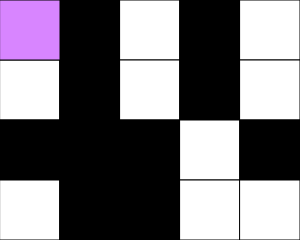
Frame 1 (no input)
Frame 60 (no input): identical to frame 1, image omitted
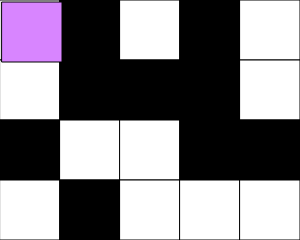
Frame 120 (the mouse pressed at the canvas centre since frame 60)

The p5.js sketch that drew these frames (run headless with seeded random() and noise() and a simulated clock; from frame 60 on, the mouse is pressed at the canvas centre):

// p5.js sketch
// ── sketch.js
// 2D array basics
// margarita
// Nov 3 
//

//0 (black) 255(white)
let csnumber = 1;


let grid = [
   [0, 0, 0, 0, 0],
   [255, 0,   255, 0,   255],
   [255, 255, 0,   255, 255],
   [0,   255, 0,   0,   0  ]
];
//row = y cols = x
let rows = grid.length;
let cols = grid[0].length;
let squareSize = 60;

function setup() {
  createCanvas(cols*squareSize, rows*squareSize);
  starting();

}

function draw() {
  background(220);
  renderGrid();
  print(getCurrentX(),getCurrentY());
  overlay(getCurrentX(), getCurrentY());
  if (allBlack() || allWhite()){
    fill(168, 23, 235);
    textSize(30);
    textAlign(CENTER, CENTER);
    text("you win !", width /2 , height /2);
  }
}

function keyPressed(){
  if (key === " "){
    csnumber ++;
  }
}

function mousePressed(){
  //flip current tile 
  //upgrade: only do this if the mouse is on canva
  let x = getCurrentX();
  let y = getCurrentY();

  //always: flip the "focused" tile
  //5 clorchange 

  //flip(x, y);

  if (keyIsDown(SHIFT) ){
    flip(x, y);
  
  }
  else{
    //cheater
    flip(x, y);
    if (x+1 < cols && x < cols)flip(x+1, y);
    if (y+1 < rows && y < rows)flip(x, y+1);
    if (x-1 < cols && x < cols)flip(x-1, y);
    if (y-1 < rows && y < rows)flip(x, y-1);
  }
  
  
}

function overlay(x, y){
  // cross or square
  //cross or suare number
  // let mousex = getCurrentX();
  // let mousey = getCurrentY();
  
  if (csnumber%2 === 1){
    
    fill(216, 133, 255);
    square(x, y, squareSize);
    square()
  }

}

//win the game 
function allWhite(){

  for (let y = 0; y< rows; y++){
    for (let x = 0 ; x < cols; x++){
      if (grid[y][x] !== 255){
        return false ;
      }
    }
  }
  return true;
}

function allBlack(){

  for (let y = 0; y< rows; y++){
    for (let x = 0 ; x < cols; x++){
      if (grid[y][x] !== 0){
        return false ;
      }
    }
  }
  return true;
}

function getCurrentX(){
  //determine current col of mouse position
  let constrainedX = constrain(mouseX, 0, width-1 );
  return floor (constrainedX/squareSize);
}

function getCurrentY(){
  //determine current row of mouse position
  let constrainedY = constrain(mouseY, 0, height-1 );
  return floor (constrainedY/squareSize);
}

function flip(x,y){
  //take a tile @ x, y and inverts its value 
  //change color 
  if(grid[y][x]=== 0) grid[y][x] = 255;
  else grid [y][x] = 0 ;
}

 function renderGrid(){
  //interpret the information in the 2D array, and draw
  // a gaid of square on the screen to reflect it
  //draw the box 
  for (let y = 0; y< rows; y++){
    for (let x = 0 ; x < cols; x++){
      let fillcolor = grid[y][x];
      fill(fillcolor);
      square(x*squareSize, y*squareSize, squareSize);
    }
  }
 }


  function starting(){
  // black or white
  // let bow = int(random(0,2));
  for (let y = 0; y< rows; y++){
    for (let x = 0 ; x < cols; x++){
      let bow = int(random(0,2));
      if (bow === 1 ){
        flip(x, y);
      }
     } 
    }
  }
 
  
